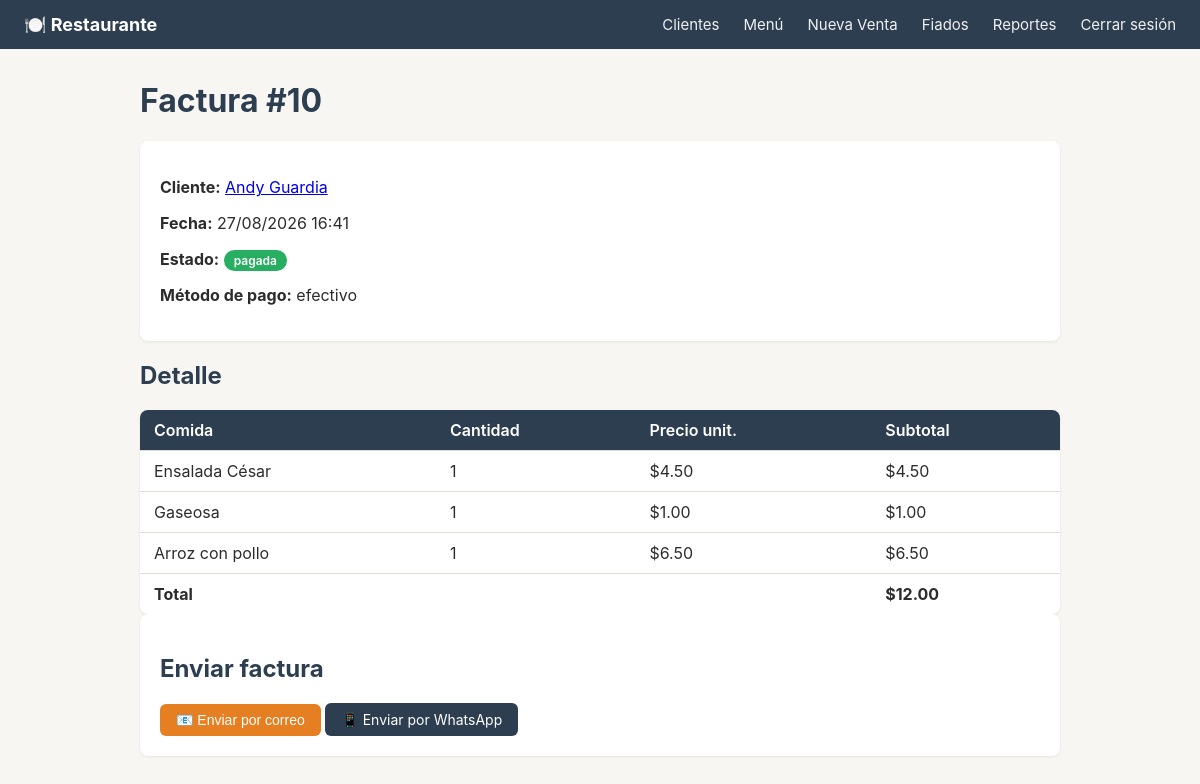
The app's page /facturas/10 (signed in) with its own data.
### models.py (models this page shows, shortened)
class Factura(db.Model):
    __tablename__ = "facturas"
    id = db.Column(db.Integer, primary_key=True)
    cliente_id = db.Column(db.Integer, db.ForeignKey("clientes.id"), nullable=False)
    fecha = db.Column(db.DateTime, default=datetime.utcnow)
    total = db.Column(db.Numeric(10, 2), nullable=False, default=0)
    estado = db.Column(db.String(20), nullable=False, default="pagada")
    metodo_pago = db.Column(db.String(30))         # efectivo, tarjeta, transferencia...
    detalles = db.relationship(
        "DetalleFactura", backref="factura", lazy=True, cascade="all, delete-orphan"
    )
    abonos = db.relationship(
        "Abono", backref="factura", lazy=True, cascade="all, delete-orphan"
    )

class Cliente(db.Model):
    __tablename__ = "clientes"
    id = db.Column(db.Integer, primary_key=True)
    nombre = db.Column(db.String(120), nullable=False)
    telefono = db.Column(db.String(20))          # para enviar por WhatsApp
    email = db.Column(db.String(120))            # para enviar por correo
    direccion = db.Column(db.String(200))
    fecha_registro = db.Column(db.DateTime, default=datetime.utcnow)
    facturas = db.relationship("Factura", backref="cliente", lazy=True)

class DetalleFactura(db.Model):
    __tablename__ = "detalle_facturas"
    id = db.Column(db.Integer, primary_key=True)
    factura_id = db.Column(db.Integer, db.ForeignKey("facturas.id"), nullable=False)
    comida_id = db.Column(db.Integer, db.ForeignKey("comidas.id"), nullable=False)
    cantidad = db.Column(db.Integer, nullable=False, default=1)
    precio_unitario = db.Column(db.Numeric(10, 2), nullable=False)  # precio al momento de vender
    subtotal = db.Column(db.Numeric(10, 2), nullable=False)
    comida = db.relationship("Comida")

class Comida(db.Model):
    __tablename__ = "comidas"
    id = db.Column(db.Integer, primary_key=True)
    nombre = db.Column(db.String(120), nullable=False)
    descripcion = db.Column(db.String(250))
    categoria = db.Column(db.String(50))          # ej: plato_fuerte, bebida, postre
    precio_actual = db.Column(db.Numeric(10, 2), nullable=False)
    disponible = db.Column(db.Boolean, default=True)

### app.py (the view)
@app.route("/facturas/<int:factura_id>")
@login_requerido
def ver_factura(factura_id):
    factura = Factura.query.get_or_404(factura_id)
    return render_template("factura_detalle.html", factura=factura)

### utils/auth.py (called while the page is built)
def login_requerido(f):
    @wraps(f)
    def decorada(*args, **kwargs):
        if not session.get("logueado"):
            flash("Debes iniciar sesión para continuar.", "danger")
            return redirect(url_for("login", next=request.path))
        return f(*args, **kwargs)
    return decorada

### templates/factura_detalle.html (shortened to what this page needs)
{% extends "base.html" %}
{% block content %}
    <h1>Factura #{{ factura.id }}</h1>
    <div class="card">
        <p><b>Cliente:</b> <a href="{{ url_for('ver_cliente', cliente_id=factura.cliente.id) }}">{{ factura.cliente.nombre }}</a></p>
        <p><b>Fecha:</b> {{ factura.fecha.strftime('%d/%m/%Y %H:%M') }}</p>
        <p><b>Estado:</b> <span class="badge badge-{{ factura.estado }}">{{ factura.estado }}</span></p>
        <p><b>Método de pago:</b> {{ factura.metodo_pago or '-' }}</p>
    </div>
    <h2>Detalle</h2>
    <table>
        <tr><th>Comida</th><th>Cantidad</th><th>Precio unit.</th><th>Subtotal</th></tr>
        {% for d in factura.detalles %}
        <tr>
            <td>{{ d.comida.nombre }}</td>
            <td>{{ d.cantidad }}</td>
            <td>${{ "%.2f"|format(d.precio_unitario) }}</td>
            <td>${{ "%.2f"|format(d.subtotal) }}</td>
        </tr>
        {% endfor %}
        <tr><td colspan="3"><b>Total</b></td><td><b>${{ "%.2f"|format(factura.total) }}</b></td></tr>
    </table>
    <div class="card">
        <h2>Enviar factura</h2>
        <form method="post" action="{{ url_for('enviar_correo', factura_id=factura.id) }}" style="display:inline">
            <button class="btn" type="submit" {{ 'disabled' if not factura.cliente.email }}>📧 Enviar por correo</button>
        </form>
        <a class="btn btn-secundario" href="{{ url_for('enviar_whatsapp', factura_id=factura.id) }}"
           target="_blank" {{ 'style=pointer-events:none;opacity:0.5' if not factura.cliente.telefono }}>
            📱 Enviar por WhatsApp
        </a>
    </div>
{% endblock %}

### static/css/style.css (style rules this page uses)
:root { --primario: #2c3e50; --acento: #e67e22; --exito: #27ae60; --peligro: #c0392b; --fondo: #f7f6f3; --texto: #2c2c2c; --borde: #e0ddd6; }
* { box-sizing: border-box; }
body { font-family: -apple-system, "Segoe UI", Roboto, sans-serif; background: var(--fondo); color: var(--texto); margin: 0; }
h1, h2, h3 { color: var(--primario); }
table { width: 100%; border-collapse: collapse; background: #fff; border-radius: 8px; overflow: hidden; box-shadow: 0 1px 3px rgba(0,0,0,0.08); }
th, td { padding: 10px 14px; text-align: left; border-bottom: 1px solid var(--borde); }
th { background: var(--primario); color: #fff; font-weight: 600; }
tr:last-child td { border-bottom: none; }
.card { background: #fff; border-radius: 8px; padding: 20px; margin-bottom: 20px; box-shadow: 0 1px 3px rgba(0,0,0,0.08); }
.btn { display: inline-block; padding: 8px 16px; border-radius: 6px; border: none; background: var(--acento); color: #fff; text-decoration: none; font-size: 14px; cursor: pointer; }
.btn-secundario { background: var(--primario); }
.badge { padding: 3px 10px; border-radius: 12px; font-size: 12px; font-weight: 600; color: #fff; }
.badge-pagada { background: var(--exito); }

### records on screen
Factura: id "10", fecha "27/08/2026 16:41", estado "pagada", metodo_pago "efectivo", total "12.00"
Cliente: cliente.nombre "Andy Guardia"
DetalleFactura: comida.nombre "Ensalada César", cantidad "1", precio_unitario "4.50", subtotal "4.50"
DetalleFactura: comida.nombre "Gaseosa", cantidad "1", precio_unitario "1.00", subtotal "1.00"
DetalleFactura: comida.nombre "Arroz con pollo", cantidad "1", precio_unitario "6.50", subtotal "6.50"
